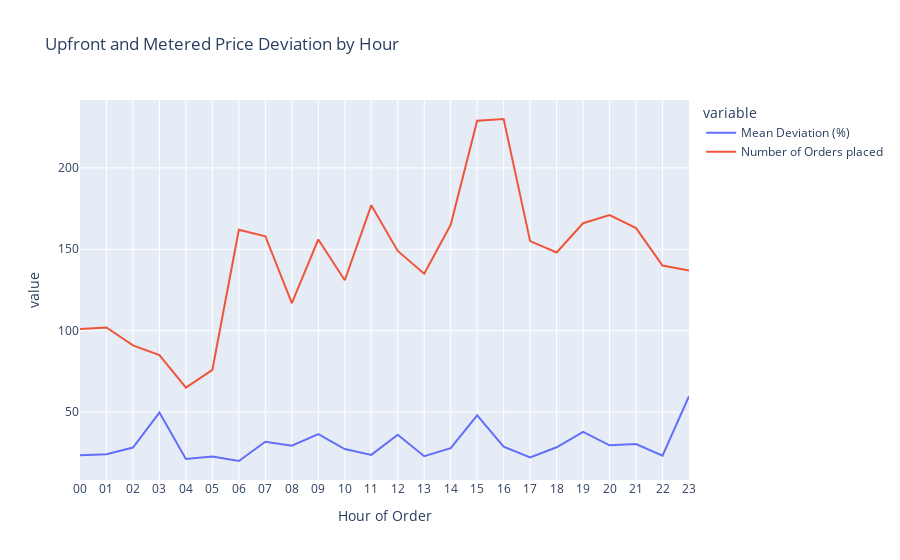

This figure's notebook cell:
### Markdown cell above
Analyzing Hourly Patterns
We'll delve into the hourly patterns as well to investigate whether particular time slots during the day exhibit notable variations.

### Code cell
grouped_by_hour = dataset.groupby(['Hour of Order'])['price_diff_perc'].agg(['count', 'mean']).reset_index()
grouped_by_hour = grouped_by_hour.rename(columns={
    "mean": "Mean Deviation (%)",
    "count": "Number of Orders placed"
})

fig = px.line(grouped_by_hour, x='Hour of Order', y=["Mean Deviation (%)", "Number of Orders placed"], title='Upfront and Metered Price Deviation by Hour')
fig.show()

### Figure 1 — Plotly figure (JSON) as saved in the notebook; plotly's stock layout.template omitted (floating-point values rounded to 4 significant figures)
{"data": [{"hovertemplate": "variable=Mean Deviation (%)<br>Hour of Order=%{x}<br>value=%{y}<extra></extra>", "legendgroup": "Mean Deviation (%)", "line": {"color": "#636efa", "dash": "solid"}, "marker": {"symbol": "circle"}, "mode": "lines", "name": "Mean Deviation (%)", "orientation": "v", "showlegend": true, "type": "scatter", "x": ["00", "01", "02", "03", "04", "05", "06", "07", "08", "09", "10", "11", "12", "13", "14", "15", "16", "17", "18", "19", "20", "21", "22", "23"], "xaxis": "x", "y": [23.52, 24.13, 28.26, 49.72, 21.21, 22.73, 19.98, 31.79, 29.37, 36.47, 27.32, 23.76, 36.07, 22.91, 27.83, 48.07, 28.85, 22.14, 28.4, 37.84, 29.64, 30.45, 23.29, 59.74], "yaxis": "y"}, {"hovertemplate": "variable=Number of Orders placed<br>Hour of Order=%{x}<br>value=%{y}<extra></extra>", "legendgroup": "Number of Orders placed", "line": {"color": "#EF553B", "dash": "solid"}, "marker": {"symbol": "circle"}, "mode": "lines", "name": "Number of Orders placed", "orientation": "v", "showlegend": true, "type": "scatter", "x": ["00", "01", "02", "03", "04", "05", "06", "07", "08", "09", "10", "11", "12", "13", "14", "15", "16", "17", "18", "19", "20", "21", "22", "23"], "xaxis": "x", "y": [101, 102, 91, 85, 65, 76, 162, 158, 117, 156, 131, 177, 149, 135, 165, 229, 230, 155, 148, 166, 171, 163, 140, 137], "yaxis": "y"}], "layout": {"legend": {"title": {"text": "variable"}, "tracegroupgap": 0}, "title": {"text": "Upfront and Metered Price Deviation by Hour"}, "xaxis": {"anchor": "y", "domain": [0, 1], "title": {"text": "Hour of Order"}}, "yaxis": {"anchor": "x", "domain": [0, 1], "title": {"text": "value"}}}}
